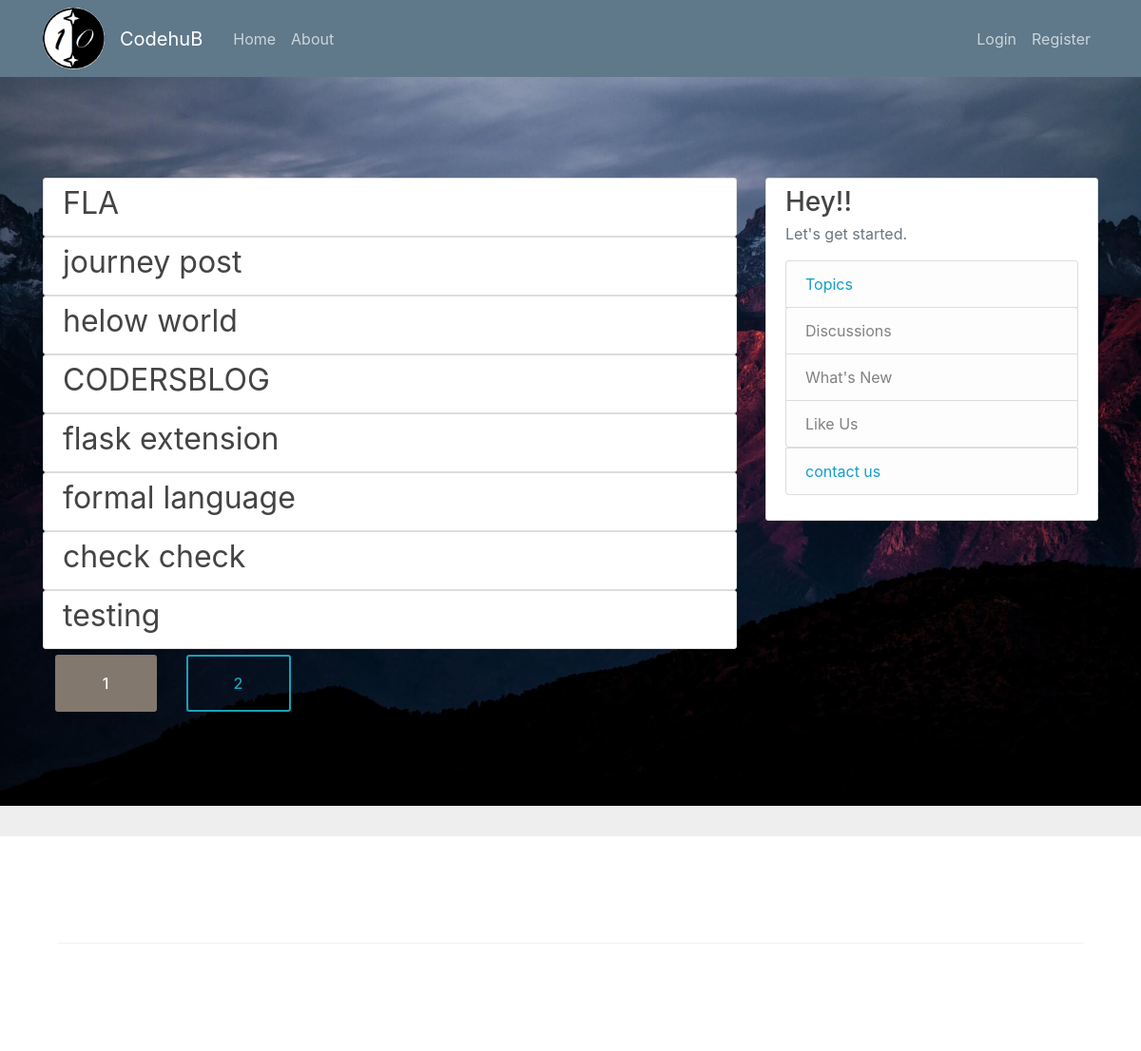
Screenshot of /topic with the database file from the repository.
### flaskblog/models.py (models this page shows, shortened)
class Post(db.Model):
    id = db.Column(db.Integer, primary_key=True)
    title = db.Column(db.String(100), nullable=False)
    date_posted = db.Column(db.DateTime, nullable=False, default=datetime.utcnow)
    content = db.Column(db.Text, nullable=False)
    user_id = db.Column(db.Integer, db.ForeignKey('user.id'), nullable=False)

### flaskblog/routes.py (the view)
@app.route("/topic")
def topic():
    page = request.args.get('page', 1, type=int)
    posts = Post.query.order_by(Post.date_posted.desc()).paginate(page=page, per_page=8)
    return render_template('topic.html', title='Topics', posts=posts)

### flaskblog/templates/topic.html
{% extends "layout.html" %}
{% block content %}
    {% for post in posts.items %}
        <article class="media content-section">
          <div class="media-body">
            <h2><a class="article-title" href="{{ url_for('post', post_id=post.id) }}">{{ post.title }}</a></h2>
          </div>
        </article>
    {% endfor %}
        {% for page_num in posts.iter_pages(left_edge=1, right_edge=1, left_current=1, right_current=2) %}
      {% if page_num %}
        {% if posts.page == page_num %}
          <a class="btn btn-info mb-4" href="{{ url_for('topic', page=page_num) }}">{{ page_num }}</a>
        {% else %}
          <a class="btn btn-outline-info mb-4" href="{{ url_for('topic', page=page_num) }}">{{ page_num }}</a>
        {% endif %}
      {% else %}
        ...
      {% endif %}
    {% endfor %}
{% endblock content %}

### flaskblog/static/main.css (style rules this page uses)
body { background: #fafafa; color: #333333; margin-top: 5rem; }
h1, h2, h3, h4, h5, h6 { color: #444444; }
.content-section { background: #ffffff; padding: 10px 20px; border: 1px solid #dddddd; border-radius: 3px; margin-bottom: 20px; }
.article-title { color: #444444; }

### flaskblog/static/theme/css/style.css (style rules this page uses)
a { font-style: normal; font-weight: 400; cursor: pointer; }
a, a:hover { text-decoration: none; }
body { color: #232323; }
h1, h2, h3, h4, h5, h6, .h1, .h2, .h3, .h4, .h5, .h6, .display-1, .display-2, .display-3, .display-4 { line-height: 1; word-break: break-word; word-wrap: break-word; }
body { position: relative; }
.media { max-width: 100%; margin: 0 auto; }

### flaskblog/static/mobirise/css/mbr-additional.css (style rules this page uses)
body { font-style: normal; line-height: 1.5; }
.btn { font-weight: 500; border-width: 2px; font-style: normal; letter-spacing: 1px; margin: .4rem .8rem; white-space: normal; -webkit-transition: all 0.3s ease-in-out; -moz-transition: all 0.3s ease-in-out; transition: all 0.3s ease-in-out; padding: 1rem 3rem; border-radius: 3px; display: inline-flex; align-items: center; justify-content: center; word-break: break-word; }
.btn-info, .btn-info:active { background-color: #82786e !important; border-color: #82786e !important; color: #ffffff !important; }
a, a:hover { color: #149dcc; }
html, body { height: auto; min-height: 100vh; }

### rows the page displays
Post: title "FLA"
Post: title "journey post"
Post: title "helow world"
Post: title "CODERSBLOG"
Post: title "flask extension"
Post: title "formal language"
Post: title "check check"
Post: title "testing"

### other values shown
{{ page_num }} "1"
{{ page_num }} "2"
